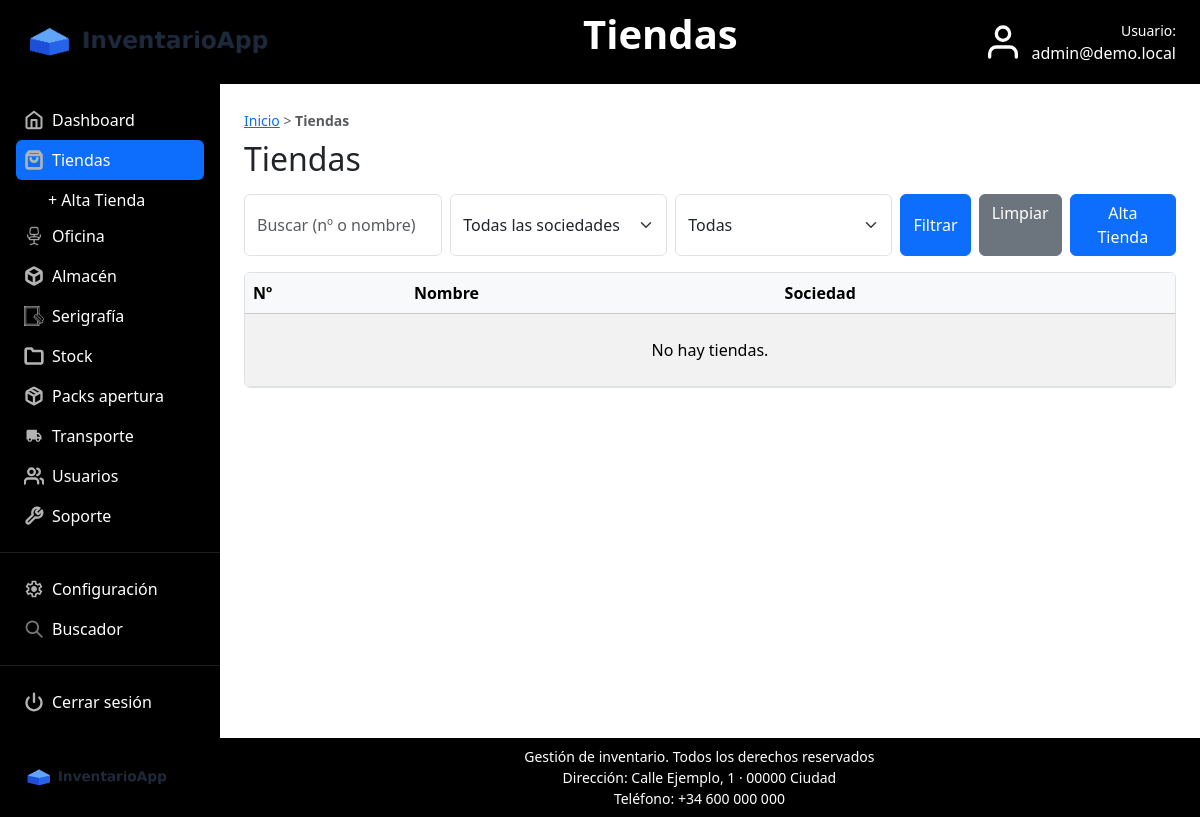
The page /controller/tienda.php (signed in) on the database as committed earlier.
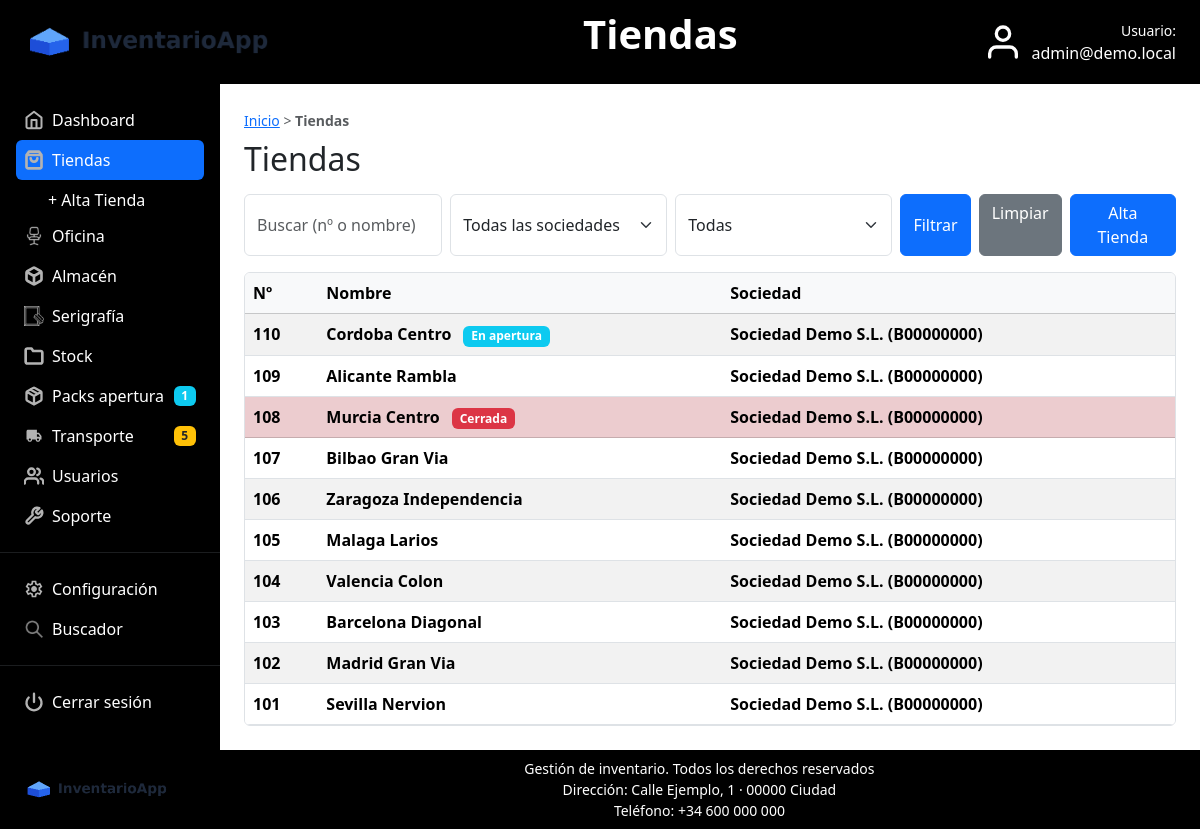
The same page on the database as committed later.
### tables this page shows
CREATE TABLE `tienda` (
  `id` int(11) NOT NULL AUTO_INCREMENT,
  `numero` int(11) NOT NULL,
  `nombre` varchar(100) NOT NULL,
  `id_sociedad` int(11) NOT NULL DEFAULT 1,
  `movil` varchar(20) NOT NULL,
  `fijo` varchar(20) NOT NULL,
  `email` varchar(100) NOT NULL,
  `observaciones` varchar(255) NOT NULL,
  `anydesk_equipo1` varchar(50) NOT NULL DEFAULT '',
  `pos_equipo1` varchar(30) DEFAULT NULL,
  `caja_equipo1` varchar(30) DEFAULT NULL,
  `anydesk_equipo2` varchar(50) NOT NULL DEFAULT '',
  `pos_equipo2` varchar(30) DEFAULT NULL,
  `caja_equipo2` varchar(30) DEFAULT NULL,
  `operadora` varchar(30) NOT NULL DEFAULT '',
  `ip_fija` varchar(50) NOT NULL DEFAULT '',
  `vpn` varchar(30) NOT NULL DEFAULT '',
  `id_cluster_manager` int(11) DEFAULT NULL,
  `estado` enum('activa','cerrada','en_apertura') NOT NULL DEFAULT 'activa',
  PRIMARY KEY (`id`),
  KEY `fk_tienda_sociedad` (`id_sociedad`),
  CONSTRAINT `fk_tienda_sociedad` FOREIGN KEY (`id_sociedad`) REFERENCES `sociedad` (`id`)
);

CREATE TABLE `sociedad` (
  `id` int(11) NOT NULL AUTO_INCREMENT,
  `nombre` varchar(50) NOT NULL,
  `cif` varchar(15) NOT NULL,
  PRIMARY KEY (`id`),
  UNIQUE KEY `cif` (`cif`)
);

### controller/tienda.php (called while the page is built, shortened)
<?php
$conexion = InventarioDB::connectDB();
require_once '../model/TiendaAlta.php';
require_once '../model/Envio.php';
$buscar = '';
$idSociedad = '';
$filtroEstado = '';
$porPagina = 10;
$pagina = 1;
$inicio = ($pagina - 1) * $porPagina;
$tiendas = TiendaAlta::listar($conexion, $buscar, $idSociedad, $inicio, $porPagina, $filtroEstado);
include_once '../view/tienda_view.php';
exit;

### model/TiendaAlta.php (called while the page is built, shortened)
<?php
class TiendaAlta
{
  private static function crearFiltros($buscar, $idSociedad, $filtroEstado = '')
  {
    $filtrosSQL = " WHERE 1=1 ";
    return $filtrosSQL;
  }
  public static function listar($conexion, $buscar, $idSociedad, $inicio, $porPagina, $filtroEstado = '')
  {
    $filtrosSQL = self::crearFiltros($buscar, $idSociedad, $filtroEstado);
    $consultaListado = "
      SELECT t.id, t.numero, t.nombre, t.estado, s.nombre AS sociedad, s.cif AS cif
      FROM tienda t
      INNER JOIN sociedad s ON s.id = t.id_sociedad
      $filtrosSQL
      ORDER BY t.id DESC
      LIMIT $inicio, $porPagina
    ";
    $resultadoListado = $conexion->query($consultaListado);
    $tiendas = array();
    while ($tienda = $resultadoListado->fetchObject()) {
      $tiendas[] = $tienda;
    }
    return $tiendas;
  }
}

### view/tienda_view.php (the view, shortened to what the rows shown need)
<!DOCTYPE html>
<html lang="es">
<head>
    <link rel="stylesheet" href="../view/css/bootstrap.min.css">
    <link rel="stylesheet" href="../view/css/estilos.css">
</head>
<body class="d-flex flex-column min-vh-100">
    <main class="container-fluid flex-grow-1 d-flex p-0">
        <div class="d-flex flex-grow-1 w-100">
            <?php include_once 'sidebar.php'; ?>
            <section class="flex-grow-1 p-4" style="min-width:0;">
                <h2 class="mb-3">Tiendas</h2>
                <div class="border rounded overflow-hidden bg-white">
                    <div class="table-responsive">
                        <table class="table table-striped mb-0">
                            <thead class="table-light">
                                <tr>
                                    <th>Nº</th>
                                    <th>Nombre</th>
                                    <th>Sociedad</th>
                                </tr>
                            </thead>
                            <tbody>
                                <?php if (!isset($tiendas) || count($tiendas) == 0) { ?>
                                    <tr>
                                        <td colspan="4" class="text-center py-4">No hay tiendas.</td>
                                    </tr>
                                <?php } else { ?>
                                    <?php foreach ($tiendas as $t) { ?>
                                        <?php if (isset($t->estado) && $t->estado == 'cerrada') { ?>
                                            <tr class="table-danger" style="cursor:pointer;" onclick="window.location='../controller/tienda.php?action=ver&id=<?php echo $t->id; ?>'">
                                        <?php } else { ?>
                                            <tr style="cursor:pointer;" onclick="window.location='../controller/tienda.php?action=ver&id=<?php echo $t->id; ?>'">
                                        <?php } ?>
                                            <td><strong><?php echo $t->numero; ?></strong></td>
                                            <td>
                                                <strong><?php echo $t->nombre; ?></strong>
                                                <?php if (isset($t->estado) && $t->estado == 'cerrada') { ?>
                                                    <span class="badge bg-danger ms-2">Cerrada</span>
                                                <?php } ?>
                                                <?php if (isset($t->estado) && $t->estado == 'en_apertura') { ?>
                                                    <span class="badge bg-info ms-2">En apertura</span>
                                                <?php } ?>
                                            </td>
                                            <td><strong><?php echo $t->sociedad . " (" . $t->cif . ")"; ?></strong></td>
                                        </tr>
                                    <?php } ?>
                                <?php } ?>
                            </tbody>
                        </table>
                    </div>
                </div>
            </section>
        </div>
    </main>
</body>
</html>

Rows that differ between the two databases and show on the page:
added tienda: numero "110", nombre "Cordoba Centro", estado "En apertura", id_sociedad.nombre "Sociedad Demo S.L.", id_sociedad.cif "B00000000"
added tienda: numero "109", nombre "Alicante Rambla", id_sociedad.nombre "Sociedad Demo S.L.", id_sociedad.cif "B00000000"
added tienda: numero "108", nombre "Murcia Centro", estado "Cerrada", id_sociedad.nombre "Sociedad Demo S.L.", id_sociedad.cif "B00000000"
added tienda: numero "107", nombre "Bilbao Gran Via", id_sociedad.nombre "Sociedad Demo S.L.", id_sociedad.cif "B00000000"
added tienda: numero "106", nombre "Zaragoza Independencia", id_sociedad.nombre "Sociedad Demo S.L.", id_sociedad.cif "B00000000"
added tienda: numero "105", nombre "Malaga Larios", id_sociedad.nombre "Sociedad Demo S.L.", id_sociedad.cif "B00000000"
added tienda: numero "104", nombre "Valencia Colon", id_sociedad.nombre "Sociedad Demo S.L.", id_sociedad.cif "B00000000"
added tienda: numero "103", nombre "Barcelona Diagonal", id_sociedad.nombre "Sociedad Demo S.L.", id_sociedad.cif "B00000000"
added tienda: numero "102", nombre "Madrid Gran Via", id_sociedad.nombre "Sociedad Demo S.L.", id_sociedad.cif "B00000000"
added tienda: numero "101", nombre "Sevilla Nervion", id_sociedad.nombre "Sociedad Demo S.L.", id_sociedad.cif "B00000000"
Other text that changed with them:
$packsEnCurso: (not shown) → "1"
$totalTransporte: (not shown) → "5"
text no longer shown: "No hay tiendas."
